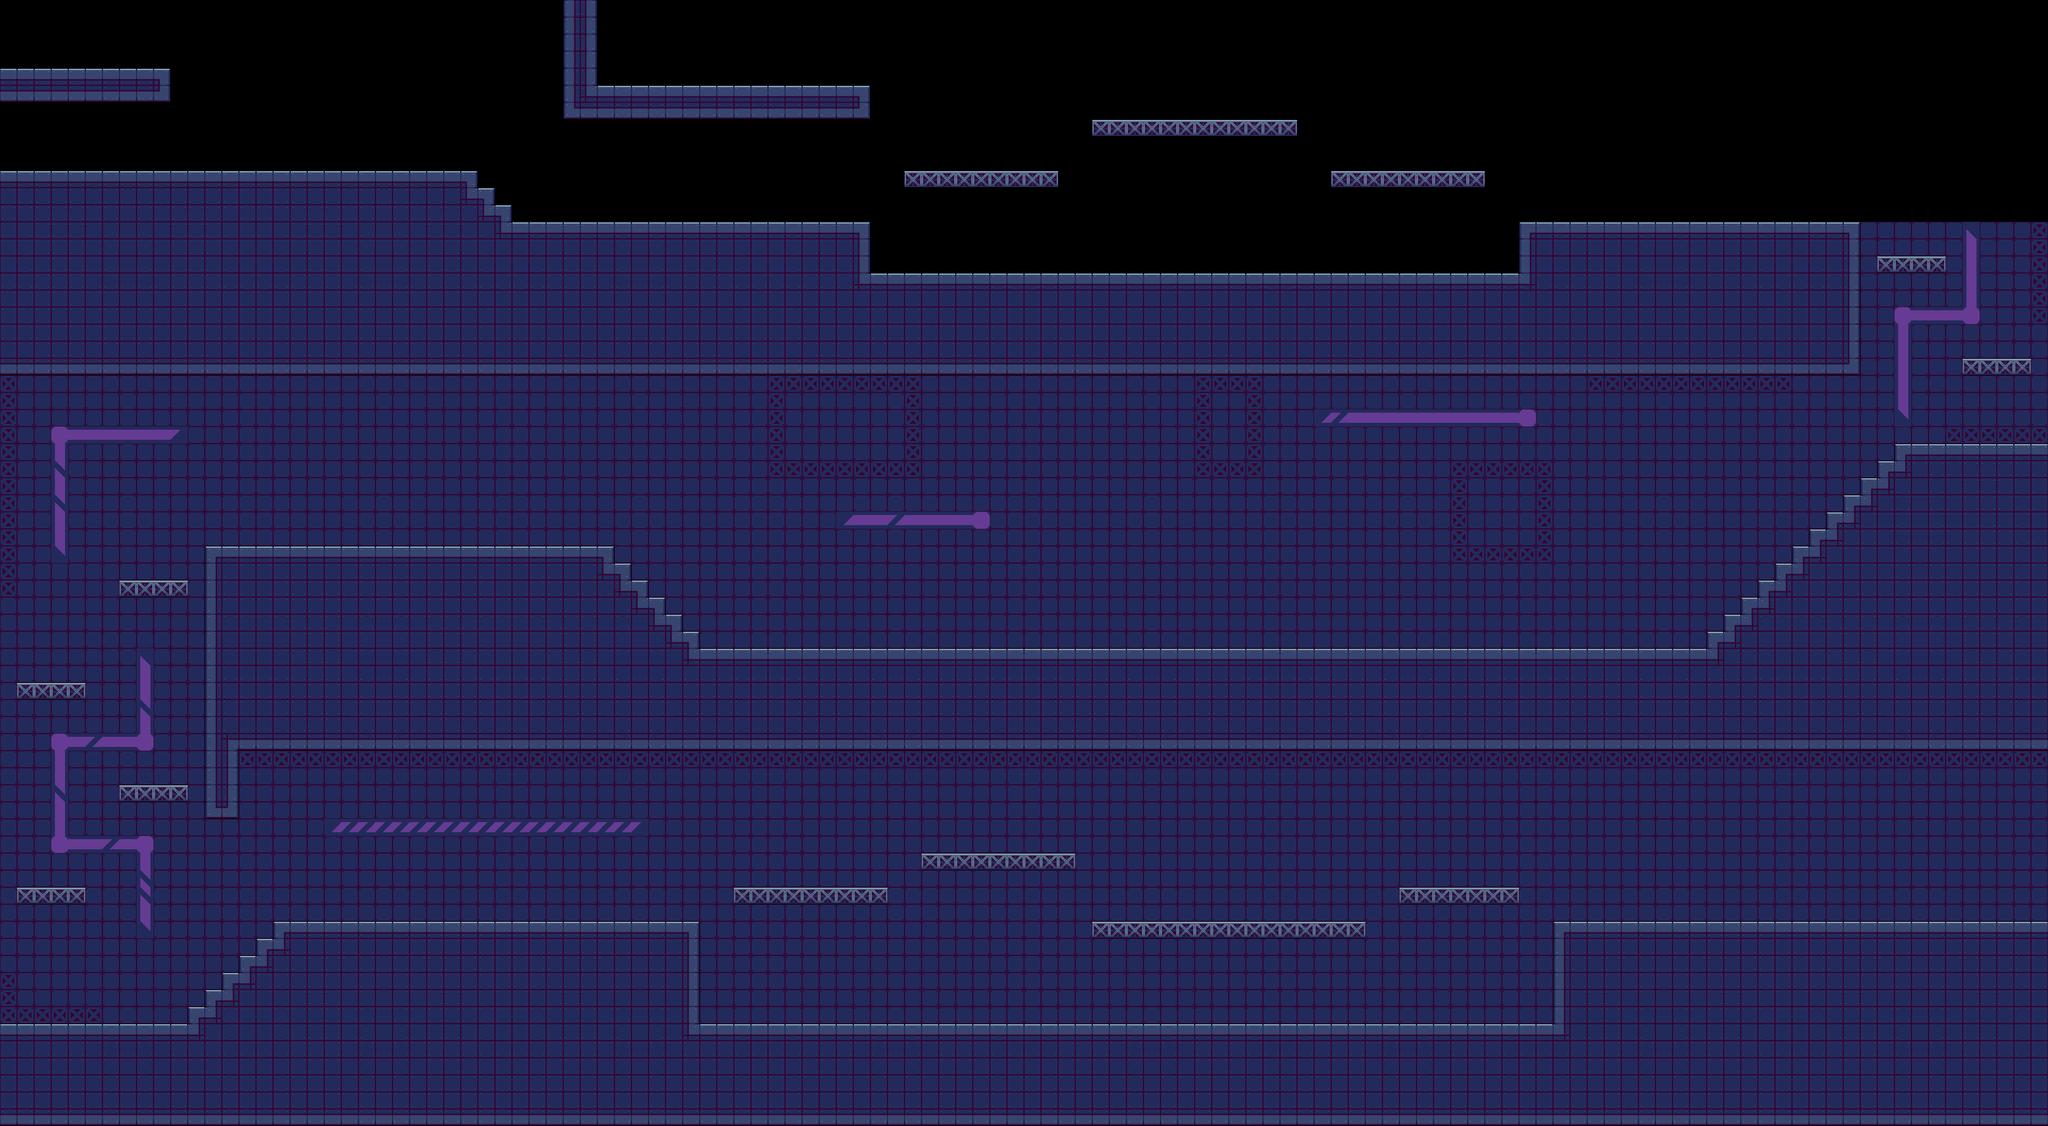

This game map was drawn from its Tiled (.tmx) file and the tilesets committed beside it. A one-line description and the trimmed map source follow:
An orthogonal 120x66 tile map with 32x32 px tiles, 2 tile layers (fondo, plataformas).

<map version="1.5" tiledversion="1.7.2" orientation="orthogonal" renderorder="left-down" width="120" height="66" tilewidth="32" tileheight="32" infinite="0" nextlayerid="9" nextobjectid="1">
 <editorsettings>
  <export target="map.json" format="json" />
 </editorsettings>
 <tileset firstgid="1" source="terrain_3.tsx" />
 <layer id="8" name="fondo" width="120" height="66" locked="1">
  <data>[7920 cells, 5958 non-empty, 11 distinct tile ids]</data>
 </layer>
 <layer id="7" name="plataformas" width="120" height="66">
  <data>[7920 cells, 3163 non-empty, 13 distinct tile ids]</data>
 </layer>
</map>